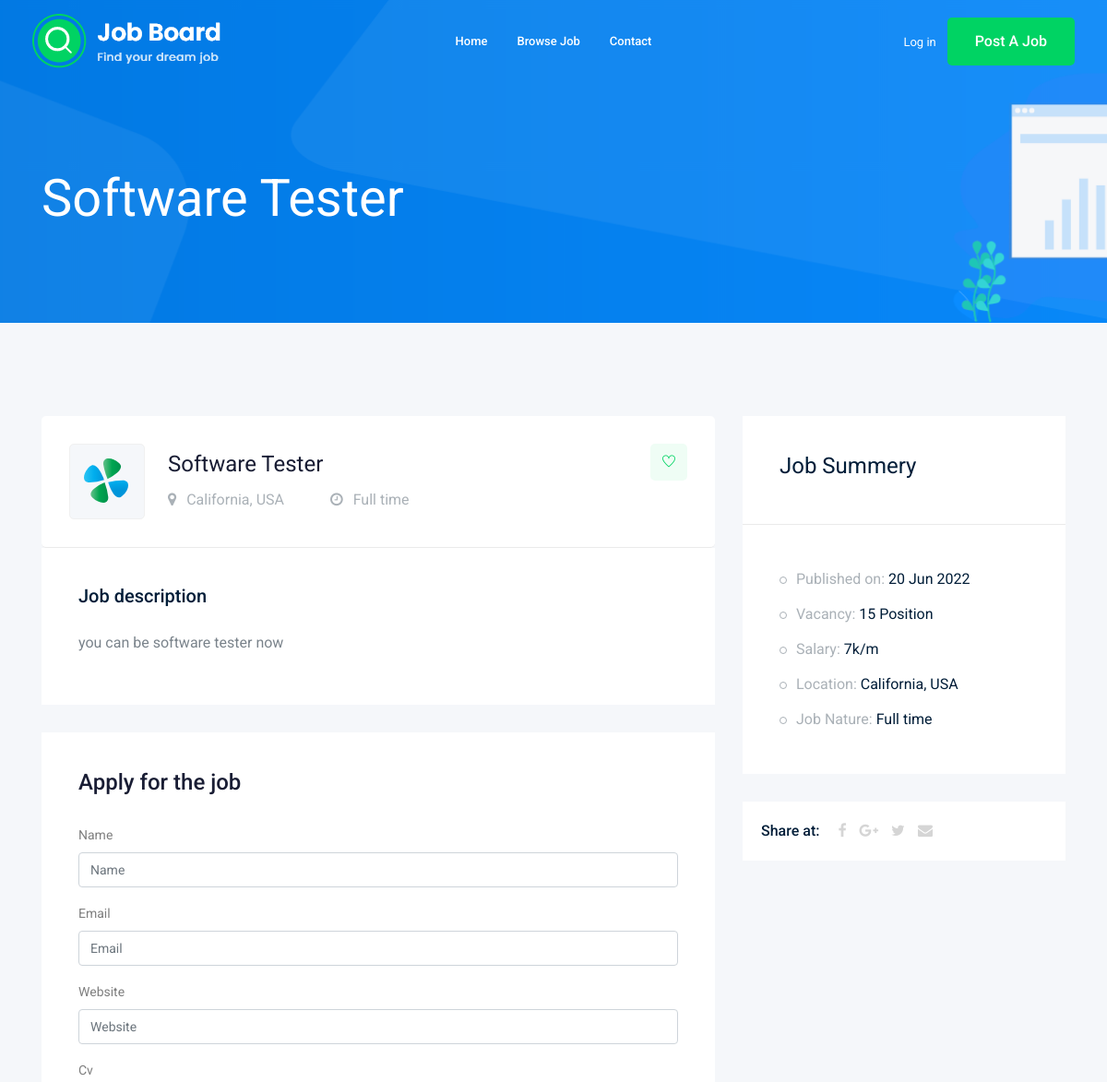
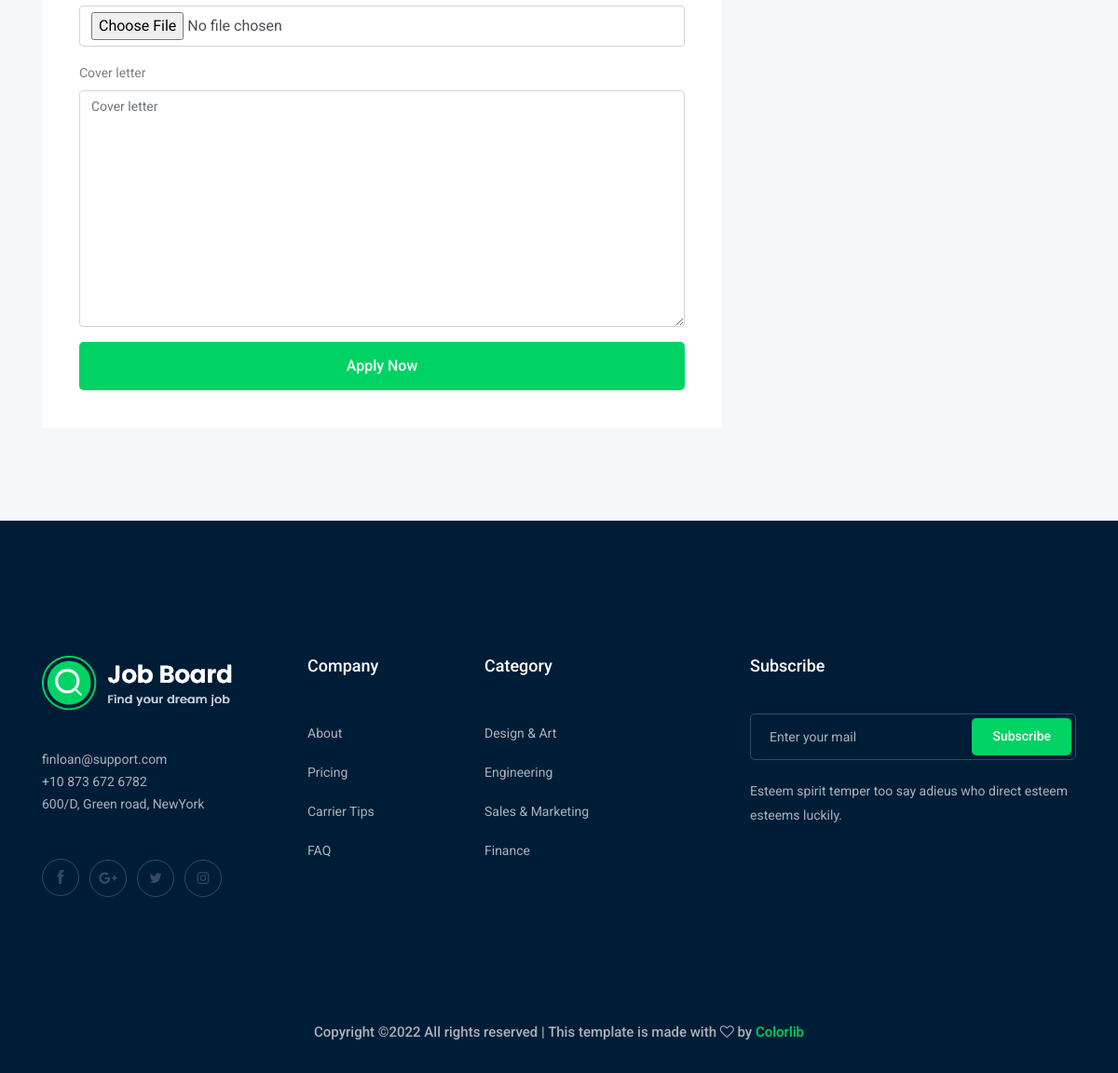
The page /jobs/software-tester on the database its author committed (2 pictures, top to bottom).
### job/models.py (models this page shows, shortened)
class Job(models.Model):
    owner = models.ForeignKey(User , related_name='job_owner' , on_delete=models.CASCADE)
    title = models.CharField(max_length=100)
    job_type = models.CharField(max_length=15 , choices=JOB_TYPE)
    description = models.TextField(max_length=1000)
    published_at = models.DateTimeField(auto_now=True)
    vacancy = models.IntegerField(default=1)
    salary = models.IntegerField(default=0)
    experince = models.IntegerField(default=1)
    category = models.ForeignKey('Category', on_delete=models.CASCADE) # we but ctegory in '' because class is under me
    image = models.ImageField(upload_to = upload_image)
    slug = models.SlugField(blank=True,null=True)
    def __str__(self):
        return self.title

### job/views.py (the view)
# urls.py: path('<str:slug>', views.job_details , name='job_details'),
def job_details(request , slug):
    job_details = Job.objects.get(slug=slug)
    if request.method=='POST':      # اني انا هنا دوست علي الزرارا وببعت البيانات خلاص
        form = ApplyForm(request.POST , request.FILES)
        if form.is_valid():
           myform = form.save(commit=False)
           myform.job = job_details
           myform.save()
    else:
        form = ApplyForm()
    context = {'job' : job_details , 'form1' : form}
    return render(request , 'job/job_details.html' , context)

### job/form.py
class ApplyForm(forms.ModelForm):
    class Meta:
        model = Apply
        fields = ['name','email','website','cv','cover_letter']

### job/templates/job/job_details.html (shortened to what this page needs)
    {% extends 'base.html' %}
    {% load bootstrap4 %}
    {% block body %}
    <div class="bradcam_area bradcam_bg_1">
        <div class="container">
            <div class="row">
                <div class="col-xl-12">
                    <div class="bradcam_text">
                        <h3>{{job}}</h3>
                    </div>
                </div>
            </div>
        </div>
    </div>
    <div class="job_details_area">
        <div class="container">
            <div class="row">
                <div class="col-lg-8">
                    <div class="job_details_header">
                        <div class="single_jobs white-bg d-flex justify-content-between">
                            <div class="jobs_left d-flex align-items-center">
                                <div class="thumb">
                                    <img src="img/svg_icon/1.svg" alt="">
                                </div>
                                <div class="jobs_conetent">
                                    <a href="#"><h4>{{job}}</h4></a>
                                    <div class="links_locat d-flex align-items-center">
                                        <div class="location">
                                            <p> <i class="fa fa-map-marker"></i> California, USA</p>
                                        </div>
                                        <div class="location">
                                            <p> <i class="fa fa-clock-o"></i> {{job.job_type}}</p>
                                        </div>
                                    </div>
                                </div>
                            </div>
                            <div class="jobs_right">
                                <div class="apply_now">
                                    <a class="heart_mark" href="#"> <i class="ti-heart"></i> </a>
                                </div>
                            </div>
                        </div>
                    </div>
                    <div class="descript_wrap white-bg">
                        <div class="single_wrap">
                            <h4>Job description</h4>
                            <p> {{job.description}}</p>
                        </div>
                    </div>
                    <div class="apply_job_form white-bg">
                        <h4>Apply for the job</h4>
                        <form  method="POST" enctype="multipart/form-data">
                            {% bootstrap_form form1 %}
                            {% buttons %}
                                <button class="boxed-btn3 w-100" type="submit">Apply Now</button>
                            {% endbuttons%}
                        </form>
                    </div>
                </div>
                <div class="col-lg-4">
                    <div class="job_sumary">
                        <div class="summery_header">
                            <h3>Job Summery</h3>
                        </div>
                        <div class="job_content">
                            <ul>
                                <li>Published on: <span>{{job.published_at|date:'d M o'}}</span></li>
                                <li>Vacancy: <span>{{job.vacancy}} Position</span></li>
                                <li>Salary: <span>{{job.salary}}k/m</span></li>
                                <li>Location: <span>California, USA</span></li>
                                <li>Job Nature: <span> {{job.job_type}}</span></li>
                            </ul>
                        </div>
                    </div>
                    <div class="share_wrap d-flex">
                        <span>Share at:</span>
                        <ul>
                            <li><a href="#"> <i class="fa fa-facebook"></i></a> </li>
                            <li><a href="#"> <i class="fa fa-google-plus"></i></a> </li>
                            <li><a href="#"> <i class="fa fa-twitter"></i></a> </li>
                            <li><a href="#"> <i class="fa fa-envelope"></i></a> </li>
                        </ul>
                    </div>
                    <div class="job_location_wrap">
                        <div class="job_lok_inner">
                            <div id="map" style="height: 200px;"></div>
                          </div>
                    </div>
                </div>
            </div>
        </div>
    </div>
    {% endblock body %}

### rows shown on the page
Job: title "Software Tester", job_type "Full time", description "you can be software tester now", published_at "20 Jun 2022", vacancy "15", salary "7"
